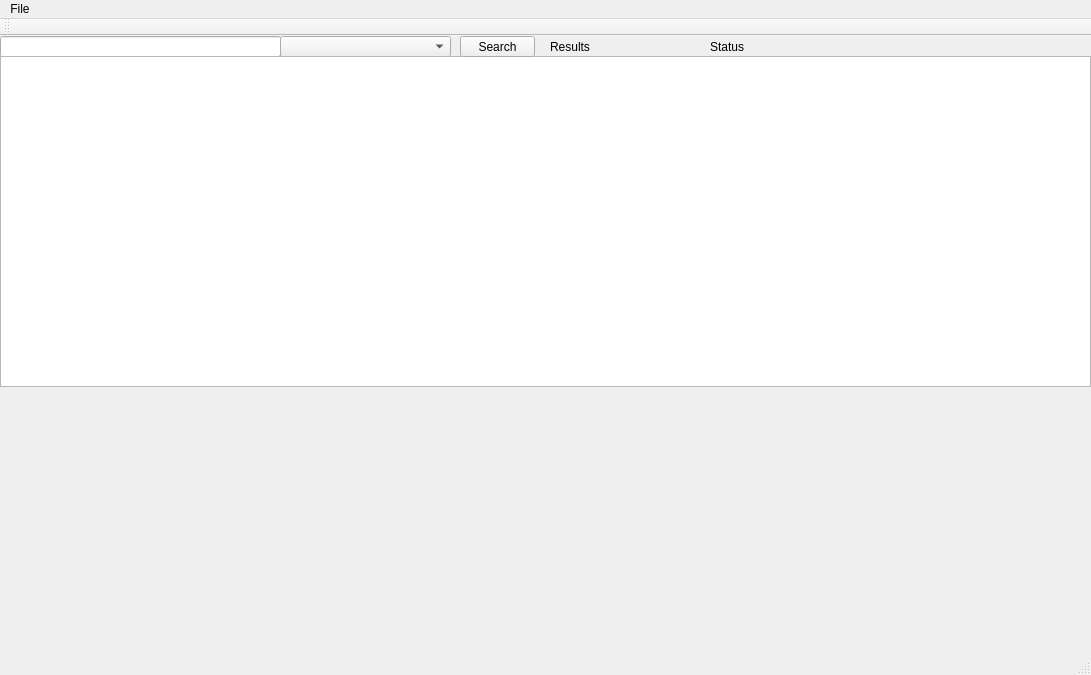
<?xml version="1.0" encoding="UTF-8"?>
<ui version="4.0">
 <class>MainWindow</class>
 <widget class="QMainWindow" name="MainWindow">
  <property name="geometry">
   <rect>
    <x>0</x>
    <y>0</y>
    <width>1091</width>
    <height>675</height>
   </rect>
  </property>
  <property name="windowTitle">
   <string>MainWindow</string>
  </property>
  <widget class="QWidget" name="centralWidget">
   <widget class="QComboBox" name="SearchSelectRowBox">
    <property name="geometry">
     <rect>
      <x>280</x>
      <y>0</y>
      <width>171</width>
      <height>21</height>
     </rect>
    </property>
   </widget>
   <widget class="QLineEdit" name="SearchInputLineEdit">
    <property name="geometry">
     <rect>
      <x>0</x>
      <y>0</y>
      <width>281</width>
      <height>21</height>
     </rect>
    </property>
   </widget>
   <widget class="QTableView" name="XlsTableModel">
    <property name="geometry">
     <rect>
      <x>0</x>
      <y>20</y>
      <width>1091</width>
      <height>331</height>
     </rect>
    </property>
    <property name="styleSheet">
     <string notr="true">#XlsTableModel  {
width:100%;
height:100%;
}</string>
    </property>
    <property name="sortingEnabled">
     <bool>true</bool>
    </property>
   </widget>
   <widget class="QPushButton" name="SearchButton">
    <property name="geometry">
     <rect>
      <x>460</x>
      <y>0</y>
      <width>75</width>
      <height>21</height>
     </rect>
    </property>
    <property name="text">
     <string>Search</string>
    </property>
   </widget>
   <widget class="QLabel" name="StatusLabel">
    <property name="geometry">
     <rect>
      <x>710</x>
      <y>0</y>
      <width>371</width>
      <height>21</height>
     </rect>
    </property>
    <property name="text">
     <string>Status</string>
    </property>
    <property name="textFormat">
     <enum>Qt::PlainText</enum>
    </property>
   </widget>
   <widget class="QLabel" name="SearchResultsLabel">
    <property name="geometry">
     <rect>
      <x>550</x>
      <y>0</y>
      <width>47</width>
      <height>21</height>
     </rect>
    </property>
    <property name="text">
     <string>Results</string>
    </property>
   </widget>
   <widget class="QWidget" name="gridLayoutWidget">
    <property name="geometry">
     <rect>
      <x>0</x>
      <y>350</y>
      <width>371</width>
      <height>191</height>
     </rect>
    </property>
    <layout class="QGridLayout" name="PlayerLayout"/>
   </widget>
   <widget class="QWidget" name="gridLayoutWidget_2">
    <property name="geometry">
     <rect>
      <x>0</x>
      <y>580</y>
      <width>371</width>
      <height>41</height>
     </rect>
    </property>
    <layout class="QGridLayout" name="ControlsLayout"/>
   </widget>
   <widget class="QWidget" name="gridLayoutWidget_3">
    <property name="geometry">
     <rect>
      <x>0</x>
      <y>550</y>
      <width>371</width>
      <height>41</height>
     </rect>
    </property>
    <layout class="QGridLayout" name="SliderLayout"/>
   </widget>
   <widget class="QWidget" name="gridLayoutWidget_5">
    <property name="geometry">
     <rect>
      <x>370</x>
      <y>560</y>
      <width>51</width>
      <height>21</height>
     </rect>
    </property>
    <layout class="QGridLayout" name="gridLayout"/>
   </widget>
  </widget>
  <widget class="QMenuBar" name="menuBar">
   <property name="geometry">
    <rect>
     <x>0</x>
     <y>0</y>
     <width>1091</width>
     <height>21</height>
    </rect>
   </property>
   <widget class="QMenu" name="menuFile">
    <property name="title">
     <string>File</string>
    </property>
    <addaction name="actionOpen_File"/>
    <addaction name="actionSet_Directory"/>
    <addaction name="actionExit"/>
   </widget>
   <addaction name="menuFile"/>
  </widget>
  <widget class="QToolBar" name="mainToolBar">
   <attribute name="toolBarArea">
    <enum>TopToolBarArea</enum>
   </attribute>
   <attribute name="toolBarBreak">
    <bool>false</bool>
   </attribute>
  </widget>
  <widget class="QStatusBar" name="statusBar"/>
  <action name="actionOpen_File">
   <property name="text">
    <string>Open File</string>
   </property>
  </action>
  <action name="actionExit">
   <property name="text">
    <string>Exit</string>
   </property>
  </action>
  <action name="actionSet_Directory">
   <property name="text">
    <string>Set Directory</string>
   </property>
  </action>
 </widget>
 <layoutdefault spacing="6" margin="11"/>
 <resources/>
 <connections/>
</ui>
